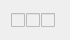
  <widget class="QWidget" name="layoutWidget_82">
   <property name="geometry">
    <rect>
     <x>438</x>
     <y>490</y>
     <width>70</width>
     <height>22</height>
    </rect>
   </property>
   <layout class="QHBoxLayout" name="ch3_ticks_param13">
    <property name="spacing">
     <number>0</number>
    </property>
    <item>
     <widget class="QCheckBox" name="cB_ch3_int_param13">
      <property name="enabled">
       <bool>false</bool>
      </property>
      <property name="sizePolicy">
       <sizepolicy hsizetype="Fixed" vsizetype="Fixed">
        <horstretch>0</horstretch>
        <verstretch>0</verstretch>
       </sizepolicy>
      </property>
      <property name="minimumSize">
       <size>
        <width>15</width>
        <height>18</height>
       </size>
      </property>
      <property name="maximumSize">
       <size>
        <width>15</width>
        <height>16777215</height>
       </size>
      </property>
      <property name="layoutDirection">
       <enum>Qt::LeftToRight</enum>
      </property>
      <property name="styleSheet">
       <string notr="true">font: 25 10pt &quot;Calibri Light&quot;;</string>
      </property>
      <property name="text">
       <string/>
      </property>
      <property name="checkable">
       <bool>true</bool>
      </property>
      <property name="checked">
       <bool>false</bool>
      </property>
      <property name="tristate">
       <bool>false</bool>
      </property>
     </widget>
    </item>
    <item>
     <widget class="QCheckBox" name="cB_ch3_tiss_param13">
      <property name="enabled">
       <bool>false</bool>
      </property>
      <property name="sizePolicy">
       <sizepolicy hsizetype="Fixed" vsizetype="Fixed">
        <horstretch>0</horstretch>
        <verstretch>0</verstretch>
       </sizepolicy>
      </property>
      <property name="minimumSize">
       <size>
        <width>15</width>
        <height>18</height>
       </size>
      </property>
      <property name="maximumSize">
       <size>
        <width>15</width>
        <height>16777215</height>
       </size>
      </property>
      <property name="layoutDirection">
       <enum>Qt::LeftToRight</enum>
      </property>
      <property name="styleSheet">
       <string notr="true">font: 25 10pt &quot;Calibri Light&quot;;</string>
      </property>
      <property name="text">
       <string/>
      </property>
      <property name="checkable">
       <bool>true</bool>
      </property>
      <property name="checked">
       <bool>false</bool>
      </property>
      <property name="tristate">
       <bool>false</bool>
      </property>
     </widget>
    </item>
    <item>
     <widget class="QCheckBox" name="cB_ch3_ext_param13">
      <property name="enabled">
       <bool>false</bool>
      </property>
      <property name="sizePolicy">
       <sizepolicy hsizetype="Fixed" vsizetype="Fixed">
        <horstretch>0</horstretch>
        <verstretch>0</verstretch>
       </sizepolicy>
      </property>
      <property name="minimumSize">
       <size>
        <width>15</width>
        <height>18</height>
       </size>
      </property>
      <property name="maximumSize">
       <size>
        <width>15</width>
        <height>16777215</height>
       </size>
      </property>
      <property name="layoutDirection">
       <enum>Qt::LeftToRight</enum>
      </property>
      <property name="styleSheet">
       <string notr="true">font: 25 10pt &quot;Calibri Light&quot;;</string>
      </property>
      <property name="text">
       <string/>
      </property>
      <property name="checkable">
       <bool>true</bool>
      </property>
      <property name="checked">
       <bool>false</bool>
      </property>
      <property name="tristate">
       <bool>false</bool>
      </property>
     </widget>
    </item>
   </layout>
  </widget>
